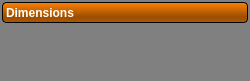
<?xml version="1.0" encoding="UTF-8"?>
<ui version="4.0">
 <class>ToolBoxPageWidget</class>
 <widget class="QWidget" name="ToolBoxPageWidget">
  <property name="geometry">
   <rect>
    <x>0</x>
    <y>0</y>
    <width>250</width>
    <height>81</height>
   </rect>
  </property>
  <property name="sizePolicy">
   <sizepolicy hsizetype="MinimumExpanding" vsizetype="Fixed">
    <horstretch>0</horstretch>
    <verstretch>0</verstretch>
   </sizepolicy>
  </property>
  <property name="styleSheet">
   <string notr="true">QPushButton#activate_button_{
	background-color:rgba(0, 0, 0, 0);
	border-color: rgba(0, 0, 0, 0);
	border: none;
	height: 24px;
	text-align: left;
	color: white;
	padding-left:4px;
}

QPushButton#activate_button_:pressed{
	background-color:rgba(0, 0, 0, 0);
	border-color: rgba(0, 0, 0, 0);
	padding-left:4px;
	border: none;
	color:  rgb(68, 68, 68);
}

QFrame#page_frame_{
	border-radius: 4px;
	border: 1px solid gray;
}

QToolButton#close_button_{
	background-color: qlineargradient(spread:pad, x1:0.5, y1:0.733364, x2:0.5, y2:0, stop:0 rgba(25, 25, 25, 0), stop:1 rgba(136, 0, 0, 0));
	border-radius: 4px;
}

QToolButton#close_button_:pressed{
	background-color: rgb(68, 68, 68);
	border-radius: 4px;
}

QToolButton#help_button_{
	background-color: qlineargradient(spread:pad, x1:0.5, y1:0.733364, x2:0.5, y2:0, stop:0 rgba(25, 25, 25, 0), stop:1 rgba(136, 0, 0, 0));
	border-radius: 4px;
}

QToolButton#help_button_:pressed{
	background-color: rgb(68, 68, 68);
	border-radius: 4px;
}

QWidget#page_header_{
	background-color: qlineargradient(spread:pad, x1:0.5, y1:0, x2:0.5, y2:0.960227, stop:0 rgba(25, 25, 25, 0), stop:0.753769 rgba(0, 0, 0, 100), stop:1 rgba(0, 0, 0, 84));
    border-radius: 4px;
	border: 1px solid black;
}

QWidget#page_background_{
	background-color: rgb(255, 128, 0);
    border-radius: 6px;
}

QWidget#ToolBoxPageWidget{
	background-color: gray;
	border-radius:6px;
}

QWidget#tool_frame_{
	background-color: qlineargradient(spread:pad, x1:0.5, y1:0.733364, x2:0.5, y2:0, stop:0 rgba(25, 25, 25, 0), stop:1 rgba(136, 0, 0, 0));
	border: 1px solid  qlineargradient(spread:pad, x1:0.5, y1:0.733364, x2:0.5, y2:0, stop:0 rgba(25, 25, 25, 0), stop:1 rgba(136, 0, 0, 0));
}

/*
//QWidget#tool_{
//	background-color: rgb(240, 240, 240);
//	border-radius: 4px;
//	border: 1px solid rgb(90, 90, 90);
//    background-color: qlineargradient(spread:pad, x1:0.5, y1:0, x2:0.5, y2:0.960227, stop:0 rgba(221, 221, 221, 255), stop:0.155779 rgba(228, 228, 228, 255), stop:1 rgba(202, 204, 204, 255));
//}
*/

</string>
  </property>
  <layout class="QVBoxLayout" name="verticalLayout_3">
   <property name="spacing">
    <number>0</number>
   </property>
   <property name="margin">
    <number>2</number>
   </property>
   <item>
    <widget class="QWidget" name="page_background_" native="true">
     <property name="sizePolicy">
      <sizepolicy hsizetype="MinimumExpanding" vsizetype="Fixed">
       <horstretch>0</horstretch>
       <verstretch>0</verstretch>
      </sizepolicy>
     </property>
     <property name="minimumSize">
      <size>
       <width>201</width>
       <height>21</height>
      </size>
     </property>
     <property name="maximumSize">
      <size>
       <width>16777215</width>
       <height>21</height>
      </size>
     </property>
     <layout class="QHBoxLayout" name="horizontalLayout_13">
      <property name="spacing">
       <number>0</number>
      </property>
      <property name="margin">
       <number>0</number>
      </property>
      <item>
       <widget class="QWidget" name="page_header_" native="true">
        <property name="sizePolicy">
         <sizepolicy hsizetype="MinimumExpanding" vsizetype="Preferred">
          <horstretch>0</horstretch>
          <verstretch>0</verstretch>
         </sizepolicy>
        </property>
        <property name="minimumSize">
         <size>
          <width>215</width>
          <height>21</height>
         </size>
        </property>
        <property name="maximumSize">
         <size>
          <width>16777215</width>
          <height>21</height>
         </size>
        </property>
        <layout class="QHBoxLayout" name="horizontalLayout">
         <property name="spacing">
          <number>0</number>
         </property>
         <property name="margin">
          <number>0</number>
         </property>
         <item>
          <widget class="QPushButton" name="activate_button_">
           <property name="sizePolicy">
            <sizepolicy hsizetype="MinimumExpanding" vsizetype="Fixed">
             <horstretch>0</horstretch>
             <verstretch>0</verstretch>
            </sizepolicy>
           </property>
           <property name="minimumSize">
            <size>
             <width>152</width>
             <height>21</height>
            </size>
           </property>
           <property name="styleSheet">
            <string notr="true">font: bold;</string>
           </property>
           <property name="text">
            <string>Dimensions</string>
           </property>
           <property name="checkable">
            <bool>false</bool>
           </property>
           <property name="flat">
            <bool>true</bool>
           </property>
          </widget>
         </item>
         <item>
          <widget class="QToolButton" name="help_button_">
           <property name="minimumSize">
            <size>
             <width>19</width>
             <height>19</height>
            </size>
           </property>
           <property name="maximumSize">
            <size>
             <width>19</width>
             <height>19</height>
            </size>
           </property>
           <property name="text">
            <string/>
           </property>
           <property name="icon">
            <iconset resource="Resources/AppInterface.qrc">
             <normaloff>:/Images/HelpWhite.png</normaloff>:/Images/HelpWhite.png</iconset>
           </property>
          </widget>
         </item>
         <item>
          <widget class="QToolButton" name="close_button_">
           <property name="minimumSize">
            <size>
             <width>19</width>
             <height>19</height>
            </size>
           </property>
           <property name="maximumSize">
            <size>
             <width>19</width>
             <height>19</height>
            </size>
           </property>
           <property name="text">
            <string/>
           </property>
           <property name="icon">
            <iconset resource="Resources/AppInterface.qrc">
             <normaloff>:/Images/CloseWhite.png</normaloff>:/Images/CloseWhite.png</iconset>
           </property>
          </widget>
         </item>
        </layout>
       </widget>
      </item>
     </layout>
    </widget>
   </item>
   <item>
    <widget class="QFrame" name="tool_frame_">
     <property name="sizePolicy">
      <sizepolicy hsizetype="MinimumExpanding" vsizetype="MinimumExpanding">
       <horstretch>0</horstretch>
       <verstretch>0</verstretch>
      </sizepolicy>
     </property>
     <property name="minimumSize">
      <size>
       <width>0</width>
       <height>0</height>
      </size>
     </property>
     <property name="maximumSize">
      <size>
       <width>16777215</width>
       <height>16777215</height>
      </size>
     </property>
     <property name="frameShape">
      <enum>QFrame::StyledPanel</enum>
     </property>
     <property name="frameShadow">
      <enum>QFrame::Raised</enum>
     </property>
     <property name="lineWidth">
      <number>0</number>
     </property>
     <layout class="QHBoxLayout" name="tool_frame_layout_">
      <property name="spacing">
       <number>2</number>
      </property>
      <property name="margin">
       <number>0</number>
      </property>
      <item>
       <widget class="QLabel" name="url_">
        <property name="maximumSize">
         <size>
          <width>0</width>
          <height>0</height>
         </size>
        </property>
        <property name="text">
         <string/>
        </property>
       </widget>
      </item>
     </layout>
    </widget>
   </item>
  </layout>
 </widget>
 <layoutdefault spacing="6" margin="11"/>
 <resources>
  <include location="Resources/AppInterface.qrc"/>
 </resources>
 <connections/>
</ui>
